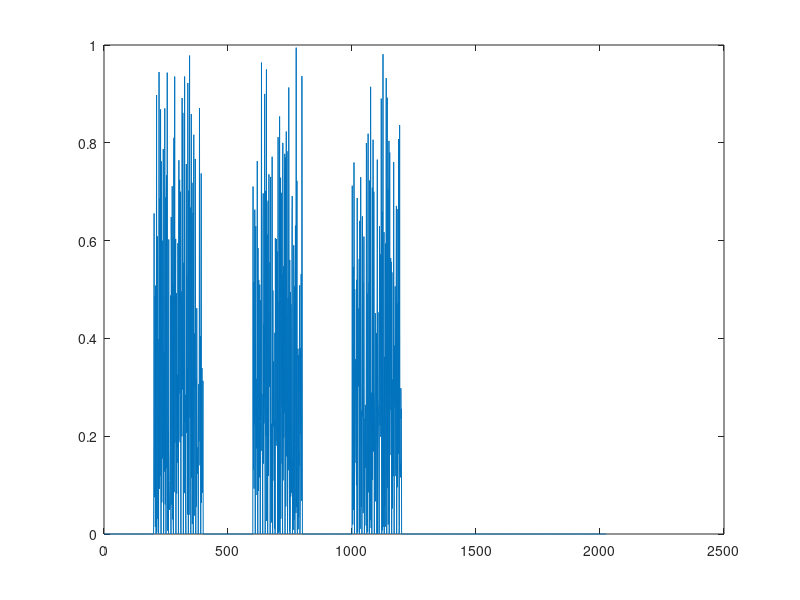

The MATLAB source for this figure: (Note: this script raises an error after producing the figure.)
clear; clc
%%
data = load('Intermittent_IMU.txt');
L = size(data,1);
Ts = 0.015;
Fs = 1/Ts;
data_index = 7:9;
acc = data(:,1:3);
gyro = data(:,4:6);
mag = data(:,7:9);

for i = 1:L
    mag_amp(i) = norm(mag(i,:));
    acc_amp(i) = norm(acc(i,:));
    gyro_amp(i) = norm(gyro(i,:));
end
% plot((1:L)*Ts, mag_amp)
plot(mag)
xlabel('Time (S)')
ylabel('Mag (G)')

%% actual disturbance
% data2 = load('disturb_IMU.txt');
% M_d = data2(1:L,7:9);
% M_d = M_d - mean(M_d(1:20,:), 1);
% 
% for i = 1:L
%     mag_amp_d(i) = norm(M_d(i,:));
% end
% plot(mag_amp_d)

%% simulated disturbance with high frequency
M_d = zeros(1,size(mag_amp,2));
disturb_periods = [200:400, 600:800, 1000:1200];
f_d = 10;
M_d(disturb_periods) = sin(2*pi*f_d*disturb_periods*Ts);

for i = 1:L
    M_d(i) = (2*rand-1)*M_d(i);
    mag_amp_d(i) = norm(M_d(:,i));
end

plot(mag_amp_d)

%%
% X = (mag_amp(1:size(mag_amp_d,2)) + mag_amp_d)';
% X = mag_amp_d';
trim_range = 181:814;
L = size(trim_range,2);
plot(X)
xlabel('Time (S)')
ylabel('Mag (G)')

%%  FFT
X = [acc_amp', gyro_amp', mag_amp'];
Y = fft(X);
P2 = abs(Y/L);
P1 = P2(1:floor(L/2)+1,:);
P1(2:end-1,:) = 2*P1(2:end-1,:);
f = Fs*(0:(L/2))/L;
plot(f,P1)
% legend('x','y','z')
title('Single-Sided Amplitude Spectrum')
% ylim([0 0.2])
xlabel('f (Hz)')
ylabel('|P1(f)|')

%%  lowpass
f_cut = 0.1;
Y_LP = lowpass(X,f_cut,Fs,Steepness=0.99);
figure
lowpass(X,f_cut,Fs)

figure
plot(Y_LP)
hold on
plot(mag_amp)
%%  bandpass
% band_cut = [5 20];
% Y_LP = bandpass(X,band_cut,Fs);
% bandpass(X,band_cut,Fs)

